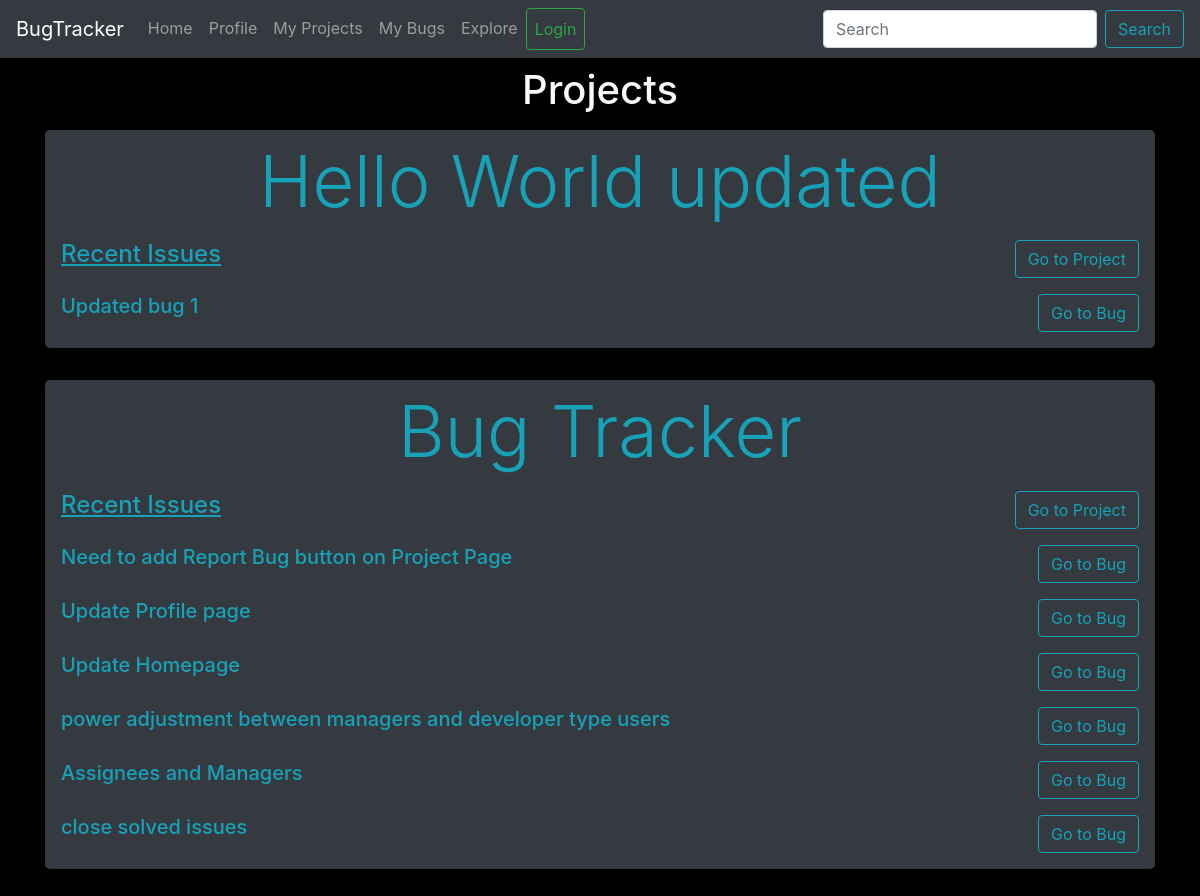
/explore, run on the app's committed database.
### app.py (models this page shows)
class Project(db.Model):
    id = db.Column(db.Integer, primary_key=True)
    title = db.Column(db.String(20), unique=True, nullable=False)
    description = db.Column(db.String, nullable=False)
    started_on = db.Column(db.String, nullable=False)
    last_modified = db.Column(db.String, nullable=False)
    managers = db.Column(db.String, nullable=False)
    owner =  db.Column(db.String, nullable=False)
    bugs = db.Column(db.String, nullable=True)

class Bug(db.Model):
    id = db.Column(db.Integer, primary_key=True)
    project_id=db.Column(db.String, nullable=False)
    title = db.Column(db.String(20), unique=True, nullable=False)
    date_reported = db.Column(db.String, nullable=False)
    last_modified = db.Column(db.String, nullable=False)
    reportee = db.Column(db.Integer, db.ForeignKey('user.id'), nullable=False)
    description = db.Column(db.String, nullable=False)
    reproducible = db.Column(db.String, nullable=False)
    status = db.Column(db.String, nullable=False)
    severity = db.Column(db.String, nullable=False)
    assignees = db.Column(db.String, nullable=False)
    discussion = db.Column(db.String, nullable=True)

### app.py (the view)
@app.route("/explore", methods=['GET', 'POST'])
def explore():
    all_projects = Project.query.all()
    all_bugs = Bug.query.all()
    return render_template('my_projects.html', projects=all_projects, all_bugs=all_bugs)

### templates/my_projects.html (shortened to what this page needs)
{% extends 'layout.html' %}
{% block content %}
<div class="d-flex justify-content-center text-light">
    <div class="p-2"><h1>Projects</h1></div>
</div>
{% for project in projects %}
<div class="jumbotron bg-dark text-info p-2">
    <h1 class="display-3 title text-center">{{ project.title }}</h1>
    <div class="d-flex">
        <div class="p-2 text-info"><h4 class="title"><u>Recent Issues</u></h4></div>
        <div class="ml-auto p-2"><a class="btn btn-outline-info" href="{{ url_for('project',project_id=project.id) }}" role="button">Go to Project</a></div>
    </div>
    {% for bug in all_bugs %}
    {% if bug.project_id|int == project.id %}
    <div class="d-flex">
        <div class="p-2 text-info"><h5 class="title">{{ bug.title }}</h5></div>
        <div class="ml-auto p-2"><a class="btn btn-outline-info" href="{{ url_for('bug',project_id=project.id, bug_title=bug.title) }}" role="button">Go to Bug</a></div>
    </div>
    {% endif %}
    {% endfor %}
 </div>
 {% endfor %}
 {% endblock content %}

### data on the page
Project: title "Hello World updated"
Bug: title "Updated bug 1"
Project: title "Bug Tracker"
Bug: title "Need to add Report Bug button on Project Page"
Bug: title "Update Profile page"
Bug: title "Update Homepage"
Bug: title "power adjustment between managers and developer type users"
Bug: title "Assignees and Managers"
Bug: title "close solved issues"
